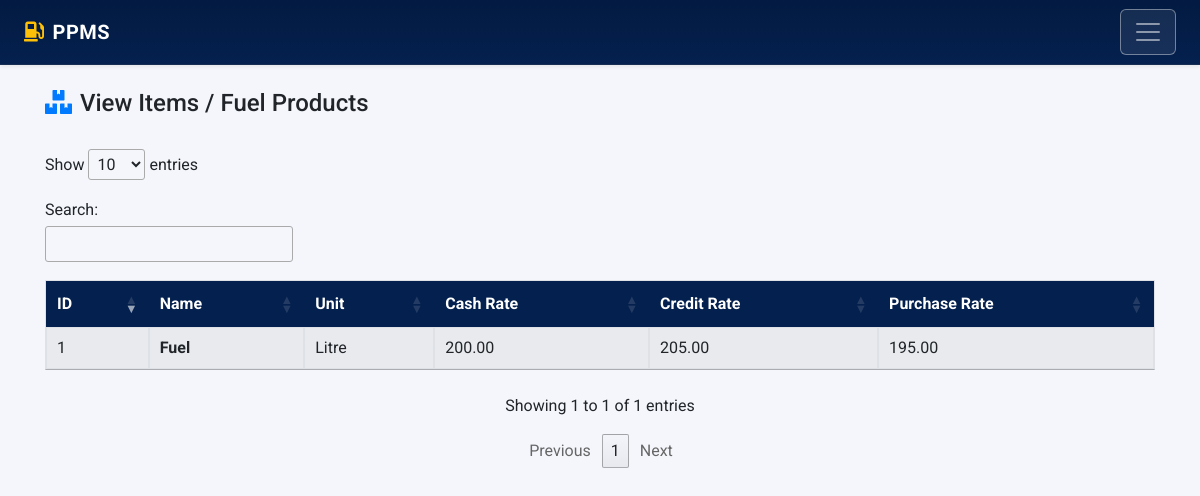
Screenshot of /items/items-list.php (signed in) with the database file from the repository.
### tables this page shows
CREATE TABLE `tbl_items` (
  `id` int(11) NOT NULL,
  `name` varchar(128) NOT NULL,
  `cash_rate` decimal(10,2) NOT NULL DEFAULT 0.00,
  `credit_rate` decimal(10,2) NOT NULL DEFAULT 0.00,
  `purchase_rate` decimal(10,2) NOT NULL DEFAULT 0.00,
  `unit` varchar(32) NOT NULL DEFAULT 'Litre',
  `created_at` timestamp NOT NULL DEFAULT current_timestamp(),
  `updated_at` timestamp NOT NULL DEFAULT current_timestamp() ON UPDATE current_timestamp(),
  `deleted_at` datetime DEFAULT NULL
);

### include/permissions.php (called while the page is built, shortened)
<?php
require_once __DIR__ . '/config.php';
function has_permission($module_slug, $action) {
    global $connection;
    $user_id = intval($_SESSION['loggedInUser']);
    $user_res = mysqli_query($connection, "SELECT type, role_id FROM tbl_accounts WHERE id = '$user_id' LIMIT 1");
    if (!$user_res || !($user = mysqli_fetch_assoc($user_res))) {
        return false;
    }
    $role_id = intval($user['role_id'] ?? 0);
    $r_check = mysqli_query($connection, "SELECT name FROM tbl_roles WHERE id = '$role_id' LIMIT 1");
    if ($r_check && ($r_row = mysqli_fetch_assoc($r_check))) {
        if (strtolower(trim($r_row['name'])) === 'admin') {
            return true;
        }
    }
    $col_map = [
        'show'   => 'can_show',
        'view'   => 'can_show',
        'add'    => 'can_add',
        'create' => 'can_add',
        'edit'   => 'can_edit',
        'update' => 'can_edit',
        'delete' => 'can_delete'
    ];
    $col_name = $col_map[strtolower($action)] ?? 'can_show';
    $perm_res = mysqli_query($connection, "SELECT $col_name FROM tbl_role_permissions WHERE role_id = '$role_id' AND module_slug = '$module_slug' LIMIT 1");
    if ($perm_res && ($perm = mysqli_fetch_assoc($perm_res))) {
        return intval($perm[$col_name]) === 1;
    }
    return false;
}
?>

### items/items-list.php (the view, shortened to what this page needs)
<?php
require '../include/config.php';
require '../include/permissions.php';
$canEdit   = has_permission('items', 'edit');
?>
<!DOCTYPE html>
<html lang="en">
  <head>
		<link rel="stylesheet" href="https://stackpath.bootstrapcdn.com/bootstrap/4.3.1/css/bootstrap.min.css">
		<link rel="stylesheet" href="https://cdnjs.cloudflare.com/ajax/libs/font-awesome/5.11.2/css/all.min.css" />
		<link rel="stylesheet" href="https://cdn.datatables.net/1.10.20/css/jquery.dataTables.min.css" />
		<link rel="stylesheet" href="../include/style.css?v=1.0.1" />
	</head>
	<body>
        <?php include('../include/navbar.php');?>
		<main class="main">
			<div class="container pt-4 pb-4">
				<div class="row mb-4 align-items-center">
					<div class="col-md-6">
						<h4><i class="fas fa-boxes mr-2 text-primary"></i>View Items / Fuel Products</h4>
					</div>
				</div>
				<table id="itemsListTable" class="table table-striped table-bordered">
					<thead>
						<tr>
							<th>ID</th>
							<th>Name</th>
							<th>Unit</th>
							<th>Cash Rate</th>
							<th>Credit Rate</th>
							<th>Purchase Rate</th>
						</tr>
					</thead>
					<tbody>
						<?php
						$sql = "SELECT * FROM tbl_items WHERE (deleted_at IS NULL OR deleted_at = '0000-00-00 00:00:00') ORDER BY id DESC";
						$result = mysqli_query($connection, $sql);
						if($result && mysqli_num_rows($result) > 0){
							while($row = mysqli_fetch_assoc($result)){
                                $itemNameDisplay = $canEdit
                                    ? '<a href="edit-item.php?id='.$row['id'].'" class="font-weight-bold" style="color: var(--primary-color);">'.htmlspecialchars($row['name']).'</a>'
                                    : '<strong>'.htmlspecialchars($row['name']).'</strong>';
								echo'
									<tr>
										<td>'.$row['id'].'</td>
										<td>'.$itemNameDisplay.'</td>
										<td>'.htmlspecialchars($row['unit']).'</td>
										<td>'.number_format($row['cash_rate'], 2).'</td>
										<td>'.number_format($row['credit_rate'], 2).'</td>
										<td>'.number_format($row['purchase_rate'], 2).'</td>';
								echo '</tr>';
							}
						}
						?>
					</tbody>
				</table>
			</div>
		</main>
    </body>
</html>

### include/style.css (style rules this page uses)
:root { --primary-color: #04204e; --primary-hover: #07347a; --primary-light: #e6f0fa; --primary-gradient: linear-gradient(135deg, var(--primary-color) 0%, #07347a 100%); --gradient-header: linear-gradient(135deg, var(--primary-color) 0%, #094096 100%); --navy-glass: rgba(4, 32, 78, 0.96); }
body { font-family: 'Roboto', sans-serif; background-color: #f4f6fb; color: #212529; overflow-x: hidden; }
table thead th, .table thead th { background-color: #04204e !important; color: #ffffff !important; border-color: #04204e !important; vertical-align: middle !important; }

### items/items-list.php (style rules this page uses)
#itemsListTable thead th { background-color: #04204e !important; background: var(--primary-color) !important; color: #fff !important; }

### rows the page displays
tbl_items: id "1", name "Fuel", unit "Litre", cash_rate "200.00", credit_rate "205.00", purchase_rate "195.00"
